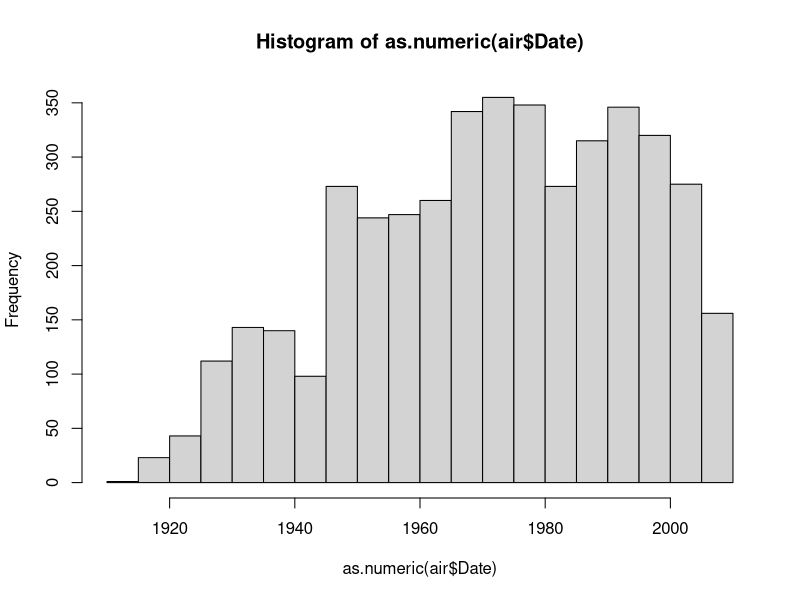
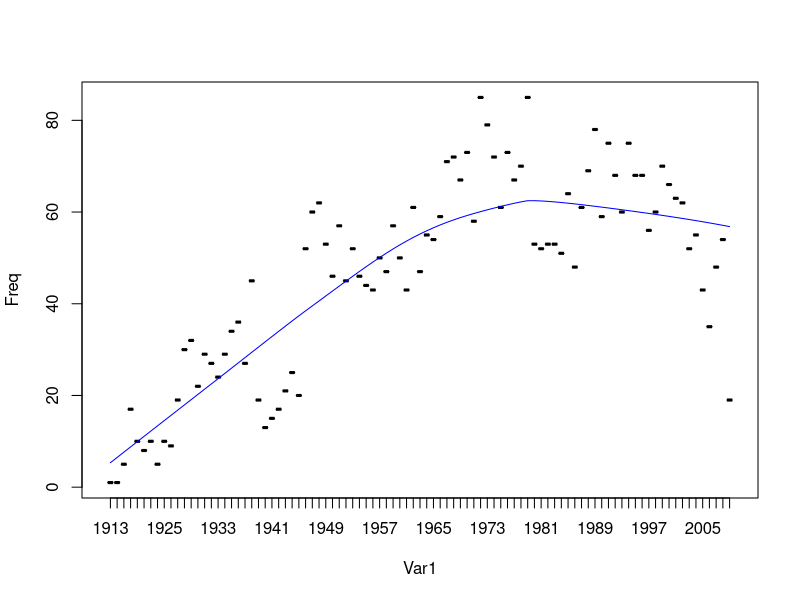

R code for these plots, in order:
#install.packages("readxl")
#library(readxl)
#air = read_excel("data/Final Airplane Crash Data.xlsx")
air=read.csv("data/airline_data.csv", header=TRUE)


#delete Summary column
air=air[ , !(names(air)=='Summary')]
#transform Location column into countries
library(stringr)
temp=str_split_fixed(air$Location, ", ", 2)
countries=temp[,2]
air$Location=countries
#delete Empty Locations
air = air[!air$Location=="",]
#delete Military data
air = air[air$Classification=="Non Military",]
#transform Date to Years
temp = as.Date(air$Date,'%m/%d/%Y')
air$Date = format(temp,'%Y')

fatalities = air$Fatalities[!is.na(air$Fatalities)]

hist(as.numeric(air$Date))
accidents_per_year = data.frame(table(air$Date))
plot(accidents_per_year)
lines(lowess(accidents_per_year$Var1,accidents_per_year$Freq), col="blue") # lowess line (x,y)

